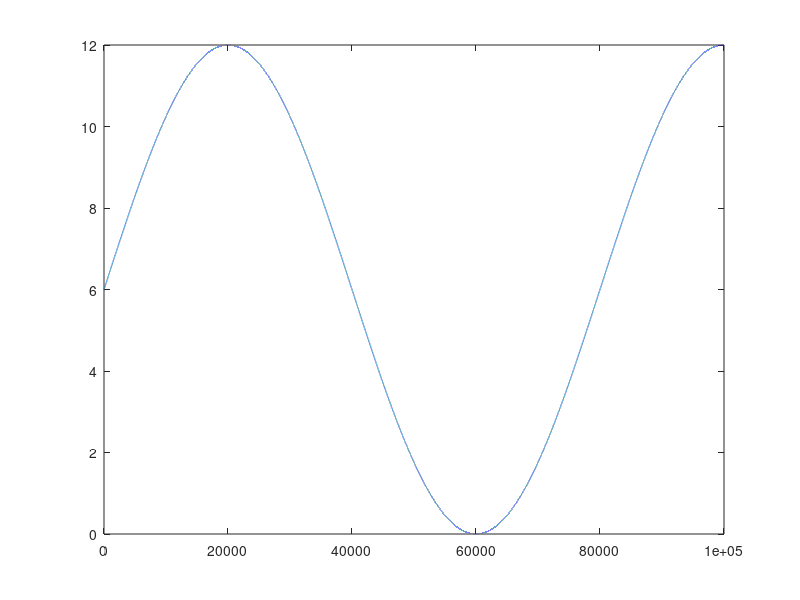

The MATLAB source for this figure:
l0 = 6
A =1 
fr = 0.1
n = 1 : 100000
T = 1/8000



ln = l0 * (1 + A * sin(2 * pi * fr * n * T))
% ln = (A * sin(2 * pi * fr * n * T))

plot(ln)